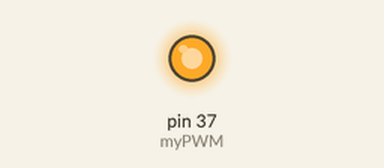
The program below on a simulated Raspberry Pi (header pin numbers). Shown: output pins drawn as LEDs (lit = HIGH).

Above: at 0.05 s.
At 0.2 s:
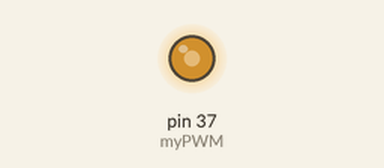
At 0.35 s:
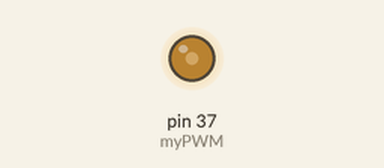
At 0.7 s:
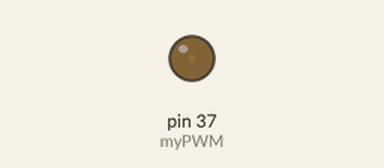
Timing chart, 0 to 3.0 s (numbered marks = the images above):
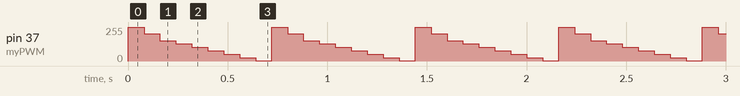

Measured:
- by itself, pin 37 (myPWM): repeats every 0.72 s: 204/255 0.08 s, 153/255 0.08 s, 128/255 0.08 s, 102/255 0.08 s, 77/255 0.08 s, 51/255 0.08 s, 26/255 0.08 s, 3/255 0.08 s, 252/255 0.08 s

The program:

06_PWM.py
```python
import RPi.GPIO as GPIO
import time as time

GPIO.setmode(GPIO.BOARD)
GPIO.setup(37,GPIO.OUT)

GPIO.output(37,True)
GPIO.output(37,False)
GPIO.output(37,True)
GPIO.output(37,False)

myPWM = GPIO.PWM(37,1000)
myPWM.start(50)
try:
    while(1):
        t = 0.08
        myPWM.ChangeDutyCycle(99)
        time.sleep(t)
        myPWM.ChangeDutyCycle(80)
        time.sleep(t)
        myPWM.ChangeDutyCycle(60)
        time.sleep(t)
        myPWM.ChangeDutyCycle(50)
        time.sleep(t)
        myPWM.ChangeDutyCycle(40)
        time.sleep(t)
        myPWM.ChangeDutyCycle(30)
        time.sleep(t)
        myPWM.ChangeDutyCycle(20)
        time.sleep(t)
        myPWM.ChangeDutyCycle(10)
        time.sleep(t)
        myPWM.ChangeDutyCycle(1)
        time.sleep(t)


except KeyboardInterrupt:
    GPIO.cleanup()
```
